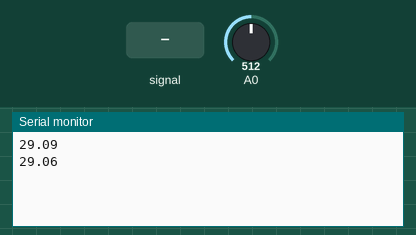
This sketch was run on a simulated Arduino Uno, built with avr-gcc and run on an emulated ATmega328P. Parts: the last lines printed to the serial monitor. Inputs (shaded band) come from the test bench; at power-on: A0 = 512.

Above: at 1.2 s.
1.3 s: A0 fed a 200 Hz sine of ±81 counts around its level
At 1.98 s:
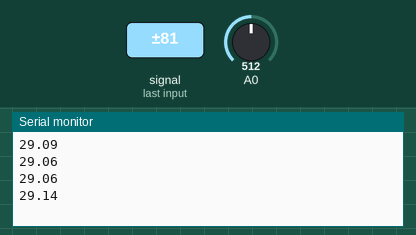
2.8 s: A0 set to 716
At 2.84 s:
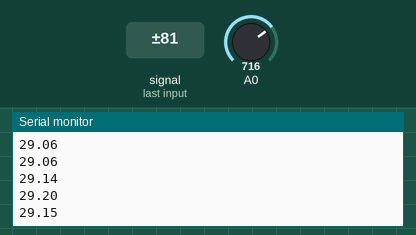
4.3 s: A0 set to 900
At 4.55 s:
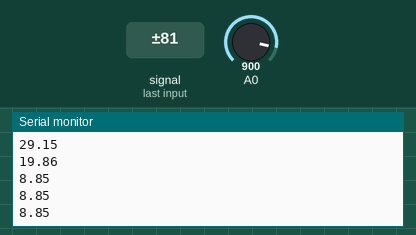
Timing chart, 0 to 7.3 s (numbered marks = the images above; inputs shaded):
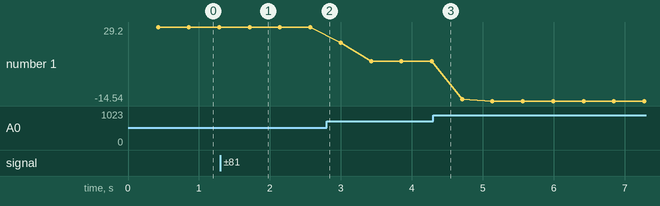

Measured:
- after the input at 1.3 s, the serial monitor: prints a new line after 0.41 s (image 1)
- plotted number 1: 29.06 → 29.15 after the input at 1.3 s, 29.15 → 8.85 after the input at 2.8 s, 8.85 → -14.54 after the input at 4.3 s

The sketch:

thermistorMeasuring.ino
```cpp
double temps = 0.0;
int i = 0;

void setup() {
  pinMode(A0,INPUT);
  Serial.begin(9600); // opens serial port, sets data rate to 9600 bps
}

void loop() {
  double voltThermistor = 5 * (analogRead(A0)/1023.0);

  double current = (5-voltThermistor)/1700;

  double resitance = voltThermistor/current;

  double B = 3560.;
  double rInf = 2000.0 * exp(-B/298.0);
  double T = B/log(resitance/rInf) - 273;

  //Serial.println(resitance);

  temps += T;

  if(i>=1000){
    Serial.println(temps/1000);

    i=0;
    temps=0;
  }
  i++;
}
```
